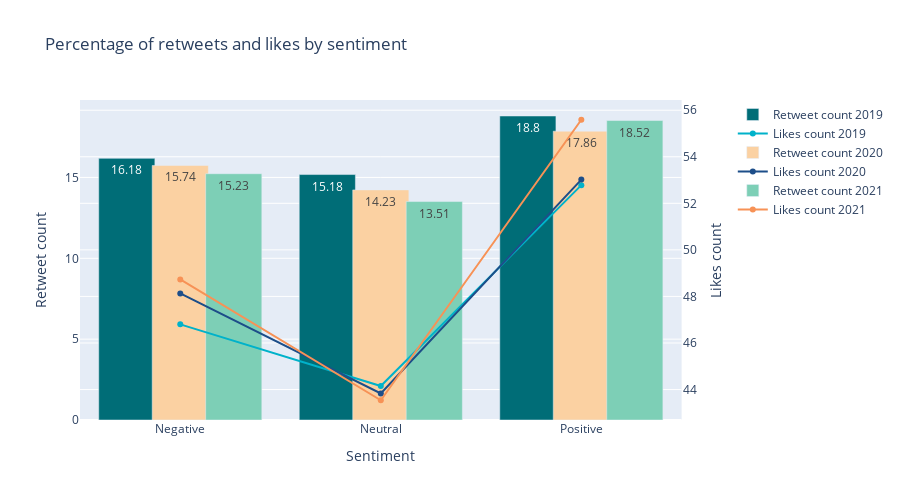
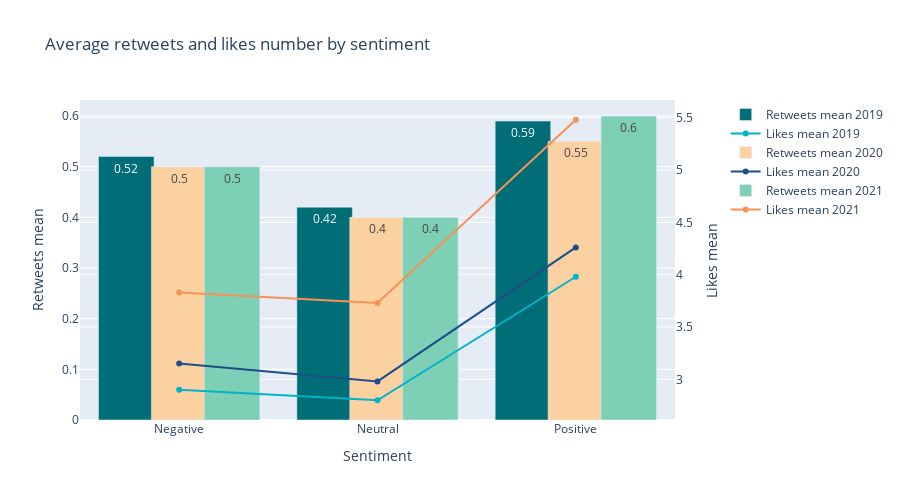

Notebook code for these charts, in order:
### Code cell
analysis_chart(df_analysis, 'sentiment', '% with retweets', '% with likes', 'Sentiment', 'Retweet count',
               'Likes count', 'Percentage of retweets and likes by sentiment', offline_graphs)
analysis_chart(df_analysis, 'sentiment', 'retweets mean', 'likes mean', 'Sentiment', 'Retweets mean', 'Likes mean',
               'Average retweets and likes number by sentiment', offline_graphs)

### Figure 1 — Plotly figure (JSON) as saved in the notebook; plotly's stock layout.template omitted (floating-point values rounded to 4 significant figures)
{"data": [{"marker": {"color": "#006D77"}, "name": "Retweet count 2019", "text": ["16.18", "15.18", "18.8"], "textposition": "inside", "width": 0.28, "x": ["Negative", "Neutral", "Positive"], "y": [16.18, 15.18, 18.8], "type": "bar", "xaxis": "x", "yaxis": "y"}, {"marker": {"color": "#00B2CA"}, "name": "Likes count 2019", "x": ["Negative", "Neutral", "Positive"], "y": [46.8, 44.15, 52.78], "type": "scatter", "xaxis": "x", "yaxis": "y2"}, {"marker": {"color": "#FBD1A2"}, "name": "Retweet count 2020", "text": ["15.74", "14.23", "17.86"], "textposition": "inside", "width": 0.28, "x": ["Negative", "Neutral", "Positive"], "y": [15.74, 14.23, 17.86], "type": "bar", "xaxis": "x", "yaxis": "y"}, {"marker": {"color": "#1D4E89"}, "name": "Likes count 2020", "x": ["Negative", "Neutral", "Positive"], "y": [48.13, 43.83, 53.02], "type": "scatter", "xaxis": "x", "yaxis": "y2"}, {"marker": {"color": "#7DCFB6"}, "name": "Retweet count 2021", "text": ["15.23", "13.51", "18.52"], "textposition": "inside", "width": 0.28, "x": ["Negative", "Neutral", "Positive"], "y": [15.23, 13.51, 18.52], "type": "bar", "xaxis": "x", "yaxis": "y"}, {"marker": {"color": "#F79256"}, "name": "Likes count 2021", "x": ["Negative", "Neutral", "Positive"], "y": [48.73, 43.54, 55.59], "type": "scatter", "xaxis": "x", "yaxis": "y2"}], "layout": {"xaxis": {"anchor": "y", "domain": [0.0, 0.94], "title": {"text": "Sentiment"}}, "yaxis": {"anchor": "x", "domain": [0.0, 1.0], "title": {"text": "Retweet count"}}, "yaxis2": {"anchor": "x", "overlaying": "y", "side": "right", "title": {"text": "Likes count"}}, "title": {"text": "Percentage of retweets and likes by sentiment"}, "width": 900, "height": 500}}

### Figure 2 — Plotly figure (JSON) as saved in the notebook; plotly's stock layout.template omitted (floating-point values rounded to 4 significant figures)
{"data": [{"marker": {"color": "#006D77"}, "name": "Retweets mean 2019", "text": ["0.52", "0.42", "0.59"], "textposition": "inside", "width": 0.28, "x": ["Negative", "Neutral", "Positive"], "y": [0.52, 0.42, 0.59], "type": "bar", "xaxis": "x", "yaxis": "y"}, {"marker": {"color": "#00B2CA"}, "name": "Likes mean 2019", "x": ["Negative", "Neutral", "Positive"], "y": [2.9, 2.8, 3.98], "type": "scatter", "xaxis": "x", "yaxis": "y2"}, {"marker": {"color": "#FBD1A2"}, "name": "Retweets mean 2020", "text": ["0.5", "0.4", "0.55"], "textposition": "inside", "width": 0.28, "x": ["Negative", "Neutral", "Positive"], "y": [0.5, 0.4, 0.55], "type": "bar", "xaxis": "x", "yaxis": "y"}, {"marker": {"color": "#1D4E89"}, "name": "Likes mean 2020", "x": ["Negative", "Neutral", "Positive"], "y": [3.15, 2.98, 4.26], "type": "scatter", "xaxis": "x", "yaxis": "y2"}, {"marker": {"color": "#7DCFB6"}, "name": "Retweets mean 2021", "text": ["0.5", "0.4", "0.6"], "textposition": "inside", "width": 0.28, "x": ["Negative", "Neutral", "Positive"], "y": [0.5, 0.4, 0.6], "type": "bar", "xaxis": "x", "yaxis": "y"}, {"marker": {"color": "#F79256"}, "name": "Likes mean 2021", "x": ["Negative", "Neutral", "Positive"], "y": [3.83, 3.73, 5.48], "type": "scatter", "xaxis": "x", "yaxis": "y2"}], "layout": {"xaxis": {"anchor": "y", "domain": [0.0, 0.94], "title": {"text": "Sentiment"}}, "yaxis": {"anchor": "x", "domain": [0.0, 1.0], "title": {"text": "Retweets mean"}}, "yaxis2": {"anchor": "x", "overlaying": "y", "side": "right", "title": {"text": "Likes mean"}}, "title": {"text": "Average retweets and likes number by sentiment"}, "width": 900, "height": 500}}
